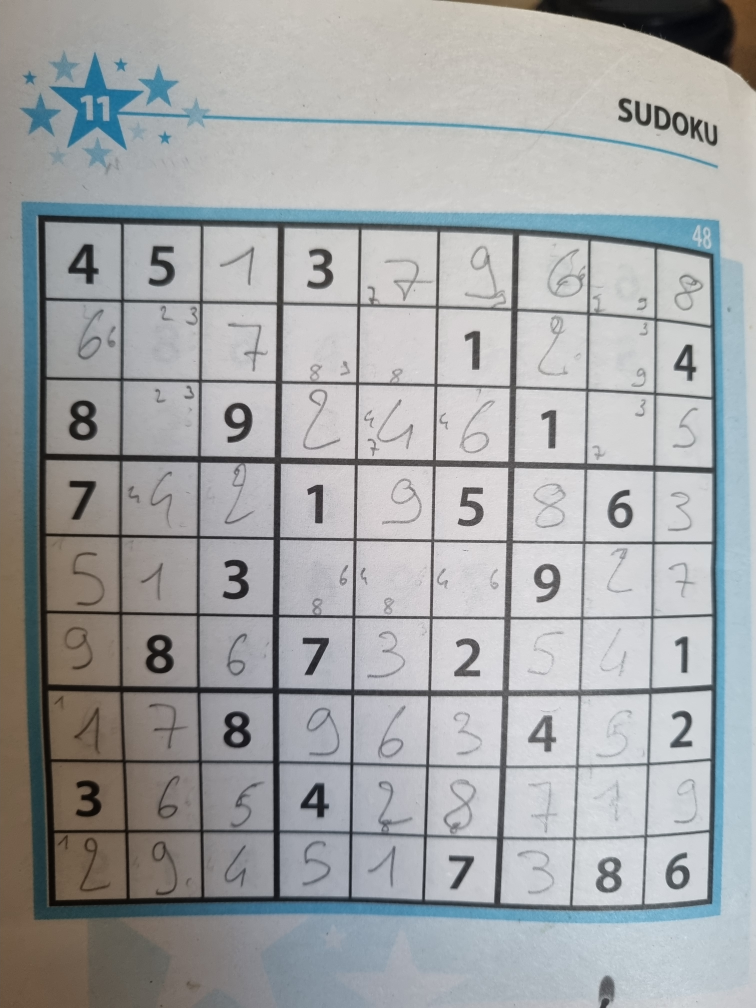
#> input picture lib/test.jpg, 3024 x 4032 px (shown at 1/4 size)
$ python -i get_grid.py   (imports and definitions only)
#> lines starting #> are read from the running program, lines starting #| are printed output that depends on the picture; after the words box and inside, x2 and y2 are one past the last pixel; in counts of white or black regions, pixels touching at a corner belong together
#> further down, picture is the input picture: shape (4032, 3024, 3); mean B, G, R 165.7, 164.7, 162.7
# -*- coding: utf-8 -*-
"""
Created on Thu Jul 16 09:47:58 2020

@author: anjit
"""
import cv2
import numpy as np


def preprocess(image):


    """ This is a function that converts the image to gray scale and
        performs guassian blur to remove the noice and apply adaptive
        threshold"""

    # Convert to grayscale image
    gray_image = cv2.cvtColor(image, cv2.COLOR_BGR2GRAY)
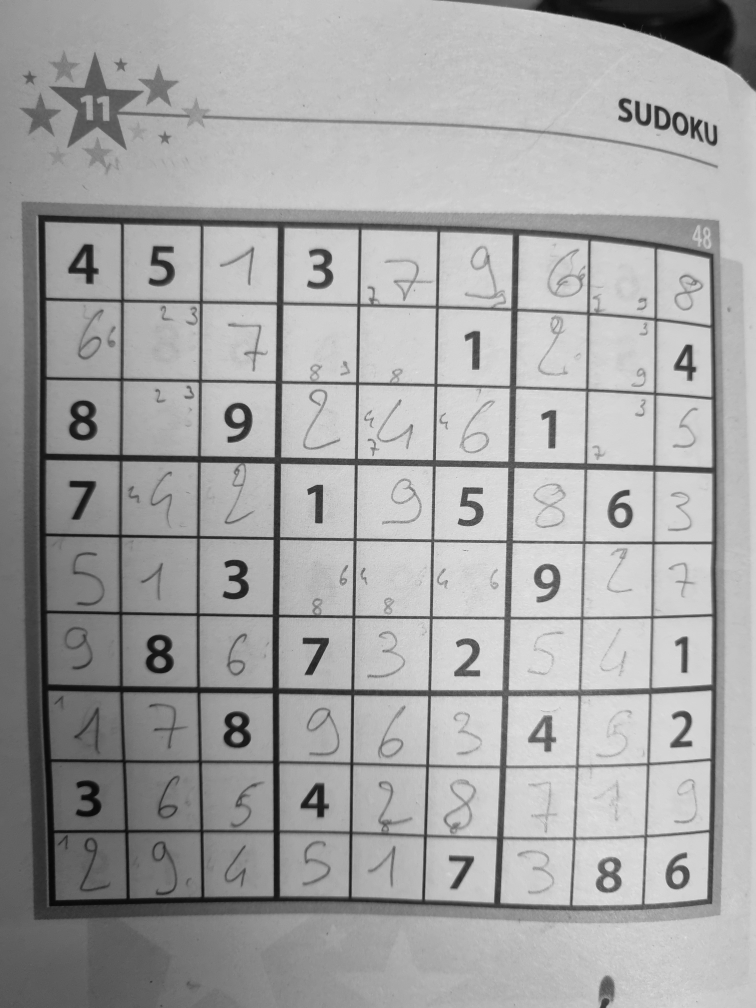
#> gray_image: shape (4032, 3024) (shown at 1/4 size); min 1, max 249, mean 164.2

    # Apply Guassian Blur to reduce Nocie
    blur_image = cv2.GaussianBlur(gray_image, (5,5), 0)

    # Apply thresh hold
    thresh = cv2.adaptiveThreshold(blur_image, 255, cv2.ADAPTIVE_THRESH_GAUSSIAN_C, cv2.THRESH_BINARY, 5, 2)
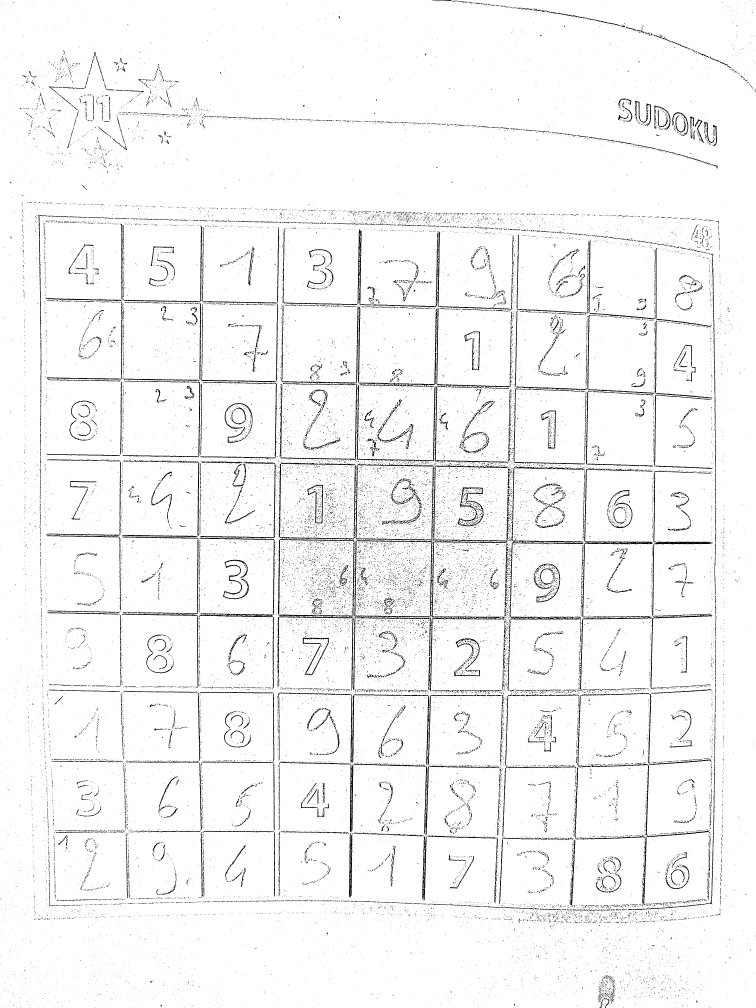
#> thresh: shape (4032, 3024) (shown at 1/4 size); 96% white; 33847 black regions (31714 under 20 px), largest, box (x1, y1, x2, y2) and area: (1108, 1850, 2032, 2766) 28966, (1114, 1222, 2051, 1844) 14998, (1399, 3053, 1999, 3341) 6585

    return thresh

# [123 lines left out: functions get_grid_loc, get_hough_lines, get_max_rect, transform_image_perspective, not called in this run]

>>> import cv2
>>> picture = cv2.imread('test.jpg')
>>> result = preprocess(picture)

$ run again, on lib/board.png
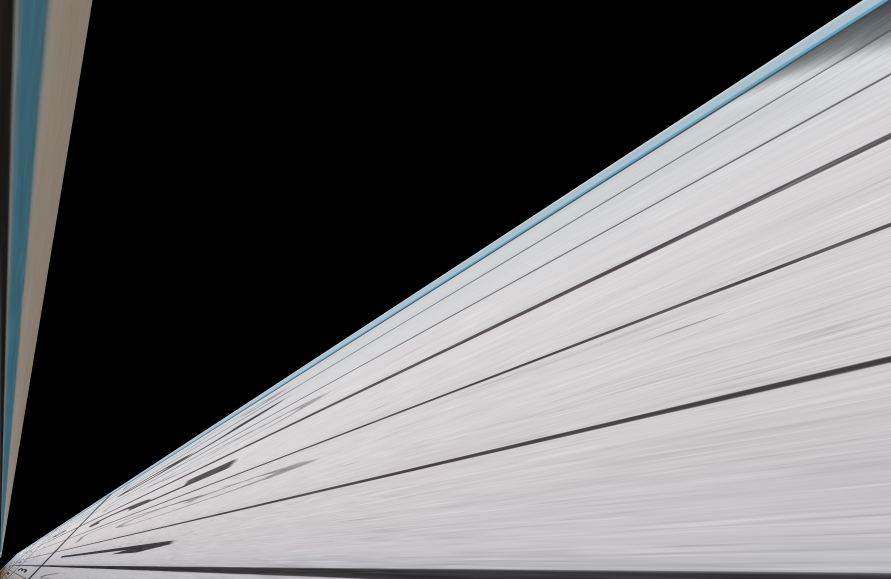
#> input picture lib/board.png, 2673 x 1737 px (shown at 1/3 size)
#> picture is the input picture: shape (1737, 2673, 3); mean B, G, R 108.9, 107.8, 108.4
#> in preprocess, `thresh = cv2.adaptiveThreshold(blur_image, 255, cv2.ADAPTIVE_THRESH_GA..`:
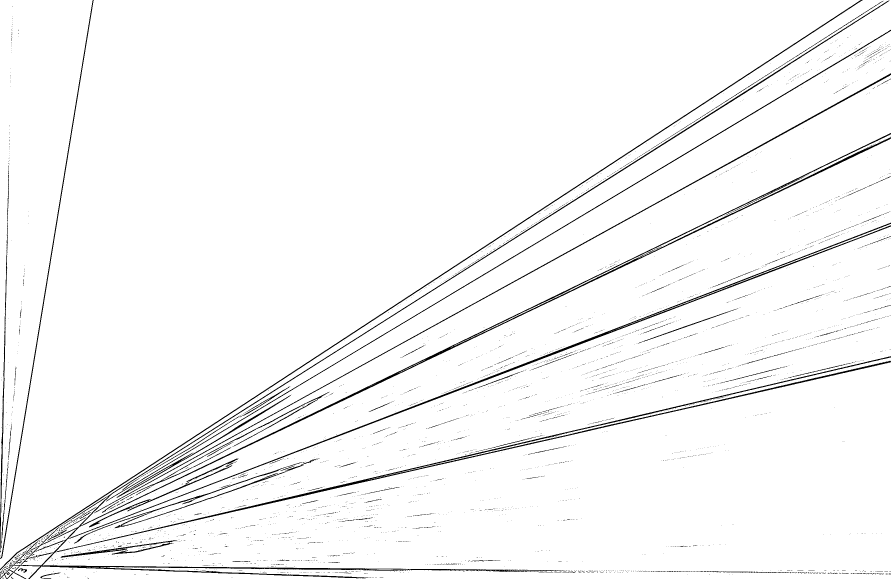
#> thresh: shape (1737, 2673) (shown at 1/3 size); 97% white; 4980 black regions (4827 under 20 px), largest, box (x1, y1, x2, y2) and area: (0, 2, 2673, 1737) 54051, (207, 668, 2673, 1616) 13303, (0, 0, 2588, 1711) 10373
